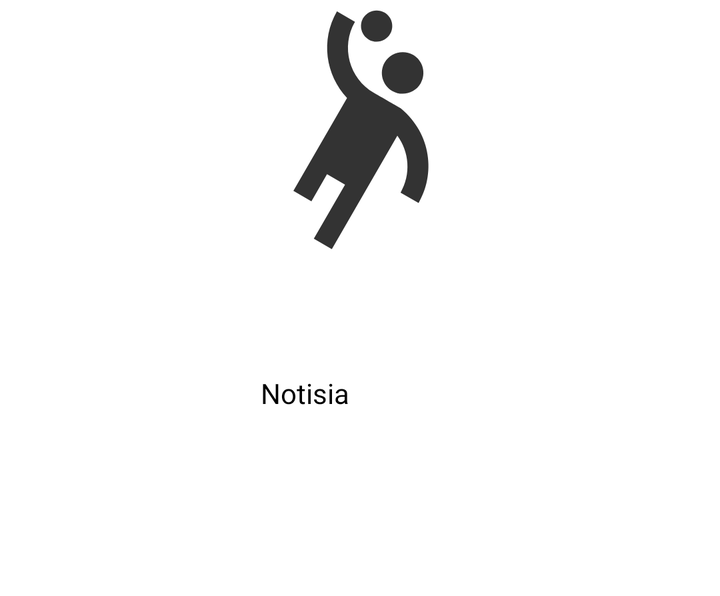
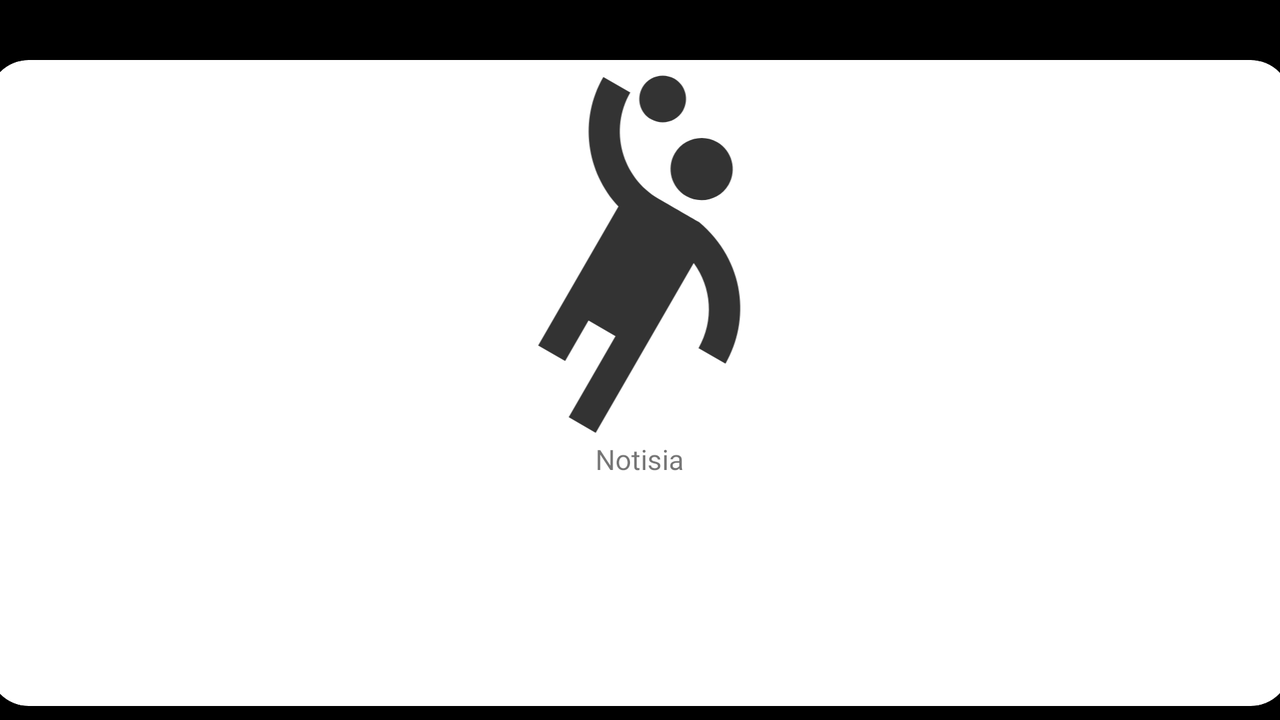

Two renders of one Android screen. The first uses the default layout on a phone; the second uses the alternative layout the repository ships for a different screen configuration, on a matching device. The two XML files are below.
<!-- AndroidManifest.xml: application theme Theme.Project -->
<!-- res/layout/rec_notice.xml -->
<?xml version="1.0" encoding="utf-8"?>
<androidx.constraintlayout.widget.ConstraintLayout xmlns:android="http://schemas.android.com/apk/res/android"
    xmlns:app="http://schemas.android.com/apk/res-auto"
    xmlns:tools="http://schemas.android.com/tools"
    android:layout_width="match_parent"
    android:layout_height="wrap_content">

    <ImageView
        android:id="@+id/imageNoticia"
        android:layout_width="408dp"
        android:layout_height="125dp"
        app:layout_constraintEnd_toEndOf="parent"
        app:layout_constraintStart_toStartOf="parent"
        app:layout_constraintTop_toTopOf="parent"
        app:srcCompat="@drawable/ic_players" />

    <TextView
        android:id="@+id/tvNoticiaText"
        android:layout_width="416dp"
        android:layout_height="143dp"
        android:layout_marginBottom="30dp"
        android:fontFamily="@font/poppins_medium"
        android:gravity="center"
        android:text="Notisia"
        android:textAlignment="center"
        android:textColor="#000000"
        android:textSize="14sp"
        app:layout_constraintBottom_toBottomOf="parent"
        app:layout_constraintEnd_toEndOf="parent"
        app:layout_constraintHorizontal_bias="1.0"
        app:layout_constraintStart_toStartOf="parent"
        app:layout_constraintTop_toBottomOf="@+id/imageNoticia" />

</androidx.constraintlayout.widget.ConstraintLayout>
<!-- resources referenced by this layout -->
<resources>
  <!-- drawable ic_players (drawable-anydpi) -->
  <vector xmlns:android="http://schemas.android.com/apk/res/android"
      android:width="24dp"
      android:height="24dp"
      android:viewportWidth="24"
      android:viewportHeight="24"
      android:tint="#000000"
      android:alpha="0.8">
    <path
        android:fillColor="@android:color/white"
        android:pathData="M14.27,6C13.72,6.95 14.05,8.18 15,8.73c0.95,0.55 2.18,0.22 2.73,-0.73c0.55,-0.95 0.22,-2.18 -0.73,-2.73C16.05,4.72 14.82,5.05 14.27,6z"/>
    <path
        android:fillColor="@android:color/white"
        android:pathData="M15.84,10.41c0,0 -1.63,-0.94 -2.6,-1.5c-2.38,-1.38 -3.2,-4.44 -1.82,-6.82l-1.73,-1C8.1,3.83 8.6,7.21 10.66,9.4l-5.15,8.92l1.73,1l1.5,-2.6l1.73,1l-3,5.2l1.73,1l6.29,-10.89c1.14,1.55 1.33,3.69 0.31,5.46l1.73,1C19.13,16.74 18.81,12.91 15.84,10.41z"/>
    <path
        android:fillColor="@android:color/white"
        android:pathData="M12.75,3.8c0.72,0.41 1.63,0.17 2.05,-0.55c0.41,-0.72 0.17,-1.63 -0.55,-2.05c-0.72,-0.41 -1.63,-0.17 -2.05,0.55C11.79,2.47 12.03,3.39 12.75,3.8z"/>
  </vector>
  <style name="Theme.Project" parent="Theme.MaterialComponents.DayNight.NoActionBar">
          
          <item name="colorPrimary">@color/yellow</item>
          <item name="colorPrimaryVariant">@color/black</item>
          <item name="colorOnPrimary">@color/white</item>
          
          <item name="colorSecondary">@color/teal_200</item>
          <item name="colorSecondaryVariant">@color/teal_700</item>
          <item name="colorOnSecondary">@color/black</item>
          
          <item name="android:statusBarColor">?attr/colorPrimaryVariant</item>
          
  
      </style>
  <color name="yellow">#F8DF01</color>
  <color name="black">#FF000000</color>
  <color name="white">#FFFFFFFF</color>
  <color name="teal_200">#FF03DAC5</color>
  <color name="teal_700">#FF018786</color>
</resources>
<!-- res/layout-land/rec_notice.xml (the repository's variant of the layout above) -->
<!-- drawn on the phone turned sideways -->
<?xml version="1.0" encoding="utf-8"?>
<androidx.constraintlayout.widget.ConstraintLayout xmlns:android="http://schemas.android.com/apk/res/android"
    xmlns:app="http://schemas.android.com/apk/res-auto"
    xmlns:tools="http://schemas.android.com/tools"
    android:layout_width="match_parent"
    android:layout_height="wrap_content"
    android:background="@color/black">

    <androidx.cardview.widget.CardView
        android:id="@+id/card"
        android:layout_width="651dp"
        android:layout_height="323dp"
        android:layout_marginStart="15dp"
        android:layout_marginTop="30dp"
        android:layout_marginEnd="16dp"
        android:layout_marginBottom="30dp"
        app:cardCornerRadius="20dp"
        app:layout_constraintBottom_toBottomOf="parent"
        app:layout_constraintEnd_toEndOf="parent"
        app:layout_constraintStart_toStartOf="parent"
        app:layout_constraintTop_toTopOf="parent"
        app:layout_constraintVertical_bias="0.0">

        <ImageView
            android:id="@+id/imageNoticia"
            android:layout_width="384dp"
            android:layout_height="187dp"
            android:layout_gravity="center_horizontal"
            app:srcCompat="@drawable/ic_players" />

        <TextView
            android:id="@+id/tvNoticiaText"
            android:layout_width="match_parent"
            android:layout_height="128dp"
            android:layout_marginTop="190dp"
            android:fontFamily="@font/poppins_medium"
            android:text="Notisia"
            android:textAlignment="center"
            android:textSize="14sp" />


    </androidx.cardview.widget.CardView>

</androidx.constraintlayout.widget.ConstraintLayout>
<!-- resources referenced by the variant -->
<!-- as the phone turned sideways resolves them -->
<resources>
  <color name="black">#FF000000</color>
  <!-- drawable ic_players (drawable-anydpi) -->
  <vector xmlns:android="http://schemas.android.com/apk/res/android"
      android:width="24dp"
      android:height="24dp"
      android:viewportWidth="24"
      android:viewportHeight="24"
      android:tint="#000000"
      android:alpha="0.8">
    <path
        android:fillColor="@android:color/white"
        android:pathData="M14.27,6C13.72,6.95 14.05,8.18 15,8.73c0.95,0.55 2.18,0.22 2.73,-0.73c0.55,-0.95 0.22,-2.18 -0.73,-2.73C16.05,4.72 14.82,5.05 14.27,6z"/>
    <path
        android:fillColor="@android:color/white"
        android:pathData="M15.84,10.41c0,0 -1.63,-0.94 -2.6,-1.5c-2.38,-1.38 -3.2,-4.44 -1.82,-6.82l-1.73,-1C8.1,3.83 8.6,7.21 10.66,9.4l-5.15,8.92l1.73,1l1.5,-2.6l1.73,1l-3,5.2l1.73,1l6.29,-10.89c1.14,1.55 1.33,3.69 0.31,5.46l1.73,1C19.13,16.74 18.81,12.91 15.84,10.41z"/>
    <path
        android:fillColor="@android:color/white"
        android:pathData="M12.75,3.8c0.72,0.41 1.63,0.17 2.05,-0.55c0.41,-0.72 0.17,-1.63 -0.55,-2.05c-0.72,-0.41 -1.63,-0.17 -2.05,0.55C11.79,2.47 12.03,3.39 12.75,3.8z"/>
  </vector>
  <style name="Theme.Project" parent="Theme.MaterialComponents.DayNight.NoActionBar">
          
          <item name="colorPrimary">@color/yellow</item>
          <item name="colorPrimaryVariant">@color/black</item>
          <item name="colorOnPrimary">@color/white</item>
          
          <item name="colorSecondary">@color/teal_200</item>
          <item name="colorSecondaryVariant">@color/teal_700</item>
          <item name="colorOnSecondary">@color/black</item>
          
          <item name="android:statusBarColor">?attr/colorPrimaryVariant</item>
          
  
      </style>
  <color name="yellow">#F8DF01</color>
  <color name="white">#FFFFFFFF</color>
  <color name="teal_200">#FF03DAC5</color>
  <color name="teal_700">#FF018786</color>
</resources>
